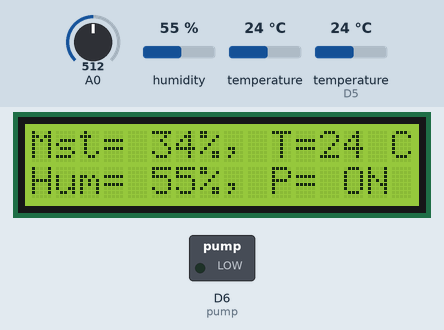
A sketch run on a simulated ESP8266 (NodeMCU). Shown: 16×2 character LCD, switched loads named in the sketch (green lamp = pin HIGH). Inputs (shaded band) come from the test bench; at power-on: A0 = 512, humidity 55 %, temperature (sensor on D5) 24 °C, temperature 24 °C. WiFi joins after 1.5 s; servers stay silent unless stated; uploads are accepted with an empty reply; what the sketch prints to the serial monitor is not drawn.

Above: at 6.0 s.
6.1 s: A0 set to 481
At 6.9 s:
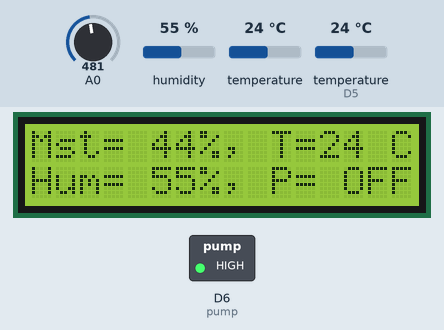
7.9 s: humidity set to 22 %
At 11.0 s:
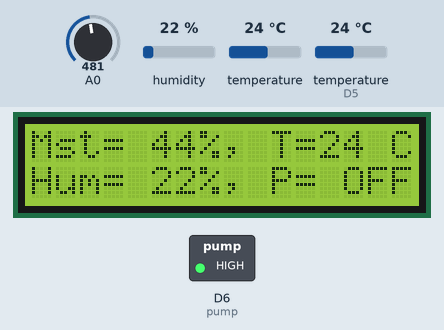
11.3 s: temperature (sensor on D5) set to 12 °C
At 13.0 s:
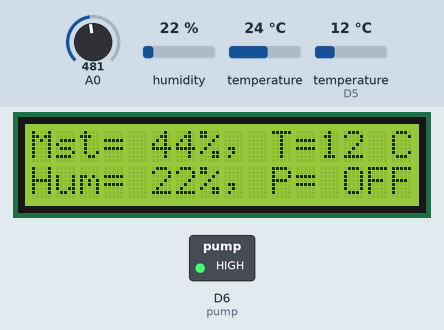
13.5 s: humidity set to 40 %
At 15.0 s:
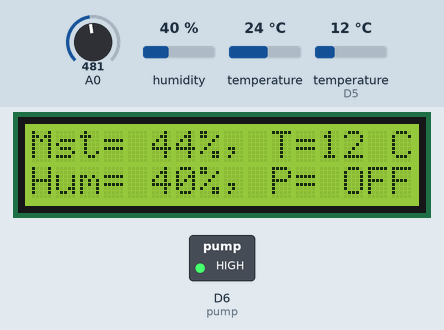
15.6 s: temperature (sensor on D5) set to 19 °C
At 17.0 s:
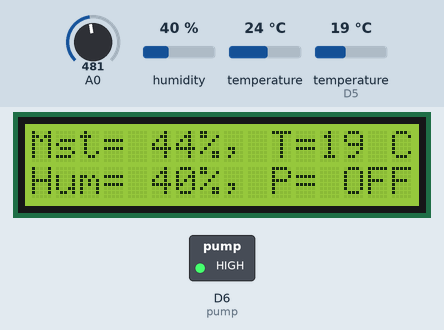
17.8 s: A0 set to 306
At 19.0 s:
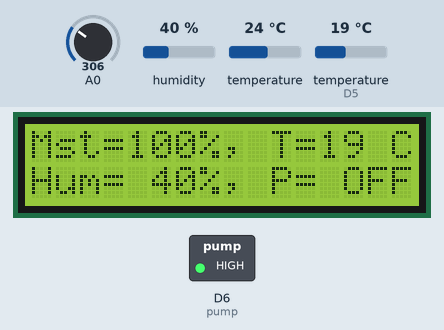
Timing chart, 0 to 20.8 s (numbered marks = the images above; inputs shaded):
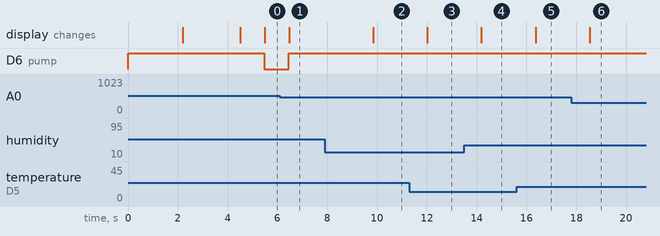

Measured:
- the behaviour switches between 489 and 488 on A0 (found by bisection; images 0 and 1)
- after the input at 6.1 s, D6 (pump): LOW → HIGH after 0.35 s; the display: changes after 0.37 s (image 1)
- after the input at 7.9 s, the display: changes after 1.9 s (image 2)
- after the input at 11.3 s, the display: changes after 0.72 s (image 3)
- after the input at 13.5 s, the display: changes after 0.69 s (image 4)
- after the input at 15.6 s, the display: changes after 0.77 s (image 5)
- after the input at 17.8 s, the display: changes after 0.74 s (image 6)

The sketch:

http1.ino
```cpp
#include <ESP8266WiFi.h>
#include <ESP8266WebServer.h>
#include <DallasTemperature.h>
#include <OneWire.h>
#include <DHT.h>
#include <LiquidCrystal_I2C.h>
#include <ESP8266HTTPClient.h>
#include <WiFiClient.h>
#include <ArduinoJson.h>

// ==== DEFINISI PIN & KONSTANTA ====
#define ONE_WIRE_BUS D5
#define DHTPIN D3
#define DHTTYPE DHT11
#define pump D6 // Relay aktif LOW

const int AirValue = 620;
const int WaterValue = 310;

// ==== VARIABEL ====
int soilMoistureValue = 0;
int soilmoist = 0;
int humi = 0, temp = 0;
int sistem = 1; // 1 = otomatis, 0 = manual
int pompaStatus = 0; // 1 = ON, 0 = OFF

// ==== INISIALISASI SENSOR & LCD ====
DHT dht(DHTPIN, DHTTYPE);
OneWire oneWire(ONE_WIRE_BUS);
DallasTemperature sensors(&oneWire);
LiquidCrystal_I2C lcd(0x27, 16, 2);

// ==== KREDENSIAL WIFI ====
const char* ssid = "Nebeng";
const char* password = "26262626";

// ==== ALAMAT SERVER ====
const char* server_host = "192.168.1.3"; // Ganti sesuai IP server Anda

ESP8266WebServer server(80);

// ==== LOGIKA FUZZY SUGENO ====
float fuzzyKering(int x) {
  if (x <= 30) return 1;
  else if (x >= 50) return 0;
  else return (50 - x) / 20.0;
}

float fuzzyNormal(int x) {
  if (x < 30 || x > 70) return 0;
  else if (x <= 50) return (x - 30) / 20.0;
  else return (70 - x) / 20.0;
}

float fuzzyBasah(int x) {
  if (x <= 60) return 0;
  else if (x >= 80) return 1;
  else return (x - 60) / 20.0;
}

float fuzzySugenoPump(int soil) {
  float μ_kering = fuzzyKering(soil);
  float μ_normal = fuzzyNormal(soil);
  float μ_basah  = fuzzyBasah(soil);

  float atas = (μ_kering * 1.0) + (μ_normal * 0.0) + (μ_basah * 0.0);
  float bawah = μ_kering + μ_normal + μ_basah;

  if (bawah == 0) return 0;
  return atas / bawah;
}

// ==== HANDLER HTTP (untuk akses lokal/manual) ====
void addCORSHeaders() {
  server.sendHeader("Access-Control-Allow-Origin", "*");
  server.sendHeader("Access-Control-Allow-Methods", "GET, POST, OPTIONS");
  server.sendHeader("Access-Control-Allow-Headers", "Content-Type");
  server.sendHeader("Access-Control-Allow-Credentials", "true");
}

void handleRoot() {
  addCORSHeaders();
  String html = "<html><head><title>Smart Garden</title></head><body>";
  html += "<h1>Smart Garden Control</h1>";
  html += "<p>Mode: " + String(sistem ? "AUTO" : "MANUAL") + "</p>";
  html += "<p>Pump Status: " + String(pompaStatus ? "ON" : "OFF") + "</p>";
  html += "<p><a href=\"/auto/on\">Auto ON</a> | <a href=\"/auto/off\">Auto OFF</a></p>";
  html += "<p><a href=\"/pump/on\">Pump ON</a> | <a href=\"/pump/off\">Pump OFF</a></p>";
  html += "<p><a href=\"/status\">Sensor Status</a></p>";
  html += "</body></html>";
  server.send(200, "text/html", html);
}

void handleAutoOn() {
  addCORSHeaders();
  sistem = 1;
  server.send(200, "text/plain", "Mode AUTO diaktifkan");
}

void handleAutoOff() {
  addCORSHeaders();
  sistem = 0;
  server.send(200, "text/plain", "Mode MANUAL diaktifkan");
}

void handlePumpOn() {
  addCORSHeaders();
  if (sistem == 0) {
    digitalWrite(pump, LOW); // Relay aktif LOW
    pompaStatus = 1;
    lcd.setCursor(13, 1);
    lcd.print("ON ");
    server.send(200, "text/plain", "Pompa ON");
  } else {
    server.send(200, "text/plain", "Pompa dikontrol otomatis");
  }
}

void handlePumpOff() {
  addCORSHeaders();
  if (sistem == 0) {
    digitalWrite(pump, HIGH); // Relay aktif LOW
    pompaStatus = 0;
    lcd.setCursor(13, 1);
    lcd.print("OFF");
    server.send(200, "text/plain", "Pompa OFF");
  } else {
    server.send(200, "text/plain", "Pompa dikontrol otomatis");
  }
}

void handleStatus() {
  addCORSHeaders();
  String json = "{";
  json += "\"temperature\":" + String(temp) + ",";
  json += "\"soilMoisture\":" + String(soilmoist) + ",";
  json += "\"humidity\":" + String(humi) + ",";
  json += "\"mode\":" + String(sistem) + ",";
  json += "\"pumpStatus\":" + String(pompaStatus);
  json += "}";
  server.send(200, "application/json", json);
}

void setup() {
  Serial.begin(9600);
  sensors.begin();
  dht.begin();
  pinMode(pump, OUTPUT);
  digitalWrite(pump, HIGH); // Pompa OFF default (relay aktif LOW)

  lcd.begin(16, 2);
  lcd.init();
  lcd.backlight();
  lcd.setCursor(0, 0);
  lcd.print("  Smart Garden   ");
  lcd.setCursor(0, 1);
  lcd.print("    SIRAMIN   ");
  delay(2000);
  lcd.clear();

  lcd.print("Mst=   %, T=   C");
  lcd.setCursor(0, 1);
  lcd.print("Hum=   %, P=  ");

  WiFi.begin(ssid, password);
  Serial.print("Connecting to WiFi");
  while (WiFi.status() != WL_CONNECTED) {
    delay(500);
    Serial.print(".");
  }
  Serial.println("");
  Serial.print("Connected! IP address: ");
  Serial.println(WiFi.localIP());

  server.on("/", handleRoot);
  server.on("/auto/on", handleAutoOn);
  server.on("/auto/off", handleAutoOff);
  server.on("/pump/on", handlePumpOn);
  server.on("/pump/off", handlePumpOff);
  server.on("/status", handleStatus);

  server.onNotFound([]() {
    if (server.method() == HTTP_OPTIONS) {
      addCORSHeaders();
      server.send(204);
    } else {
      server.send(404);
    }
  });

  server.begin();

  // Initial sensor read and LCD update
  sensors.requestTemperatures();
  temp = sensors.getTempCByIndex(0);

  soilMoistureValue = analogRead(A0);
  soilmoist = map(soilMoistureValue, AirValue, WaterValue, 0, 100);
  soilmoist = constrain(soilmoist, 0, 100);

  float h = dht.readHumidity();
  if (!isnan(h)) {
    humi = (int)h;
  }

  lcd.setCursor(12, 0);
  if (temp < 10) lcd.print(" ");
  lcd.print(temp);
  lcd.print(" ");

  lcd.setCursor(4, 0);
  if (soilmoist < 10) lcd.print("  ");
  else if (soilmoist < 100) lcd.print(" ");
  lcd.print(soilmoist);

  lcd.setCursor(4, 1);
  if (humi < 10) lcd.print("  ");
  else if (humi < 100) lcd.print(" ");
  lcd.print(humi);

  lcd.setCursor(13, 1);
  if (pompaStatus == 1) {
    lcd.print("ON ");
  } else {
    lcd.print("OFF");
  }
}

unsigned long previousSensorMillis = 0;
const long sensorInterval = 1000; // 1 detik untuk baca sensor & kirim data
unsigned long previousStatusMillis = 0;
const long statusInterval = 2000; // 2 detik untuk cek status dari web

void loop() {
  server.handleClient();

  // Reconnect WiFi if disconnected
  if (WiFi.status() != WL_CONNECTED) {
    Serial.println("WiFi disconnected. Reconnecting...");
    WiFi.disconnect();
    WiFi.begin(ssid, password);
    int retryCount = 0;
    while (WiFi.status() != WL_CONNECTED && retryCount < 20) {
      delay(500);
      Serial.print(".");
      retryCount++;
    }
    if (WiFi.status() == WL_CONNECTED) {
      Serial.println("Reconnected to WiFi");
    } else {
      Serial.println("Failed to reconnect to WiFi");
    }
  }

  unsigned long currentMillis = millis();

  // Ambil status mode & pompa dari web setiap 2 detik
  if (currentMillis - previousStatusMillis >= statusInterval) {
    previousStatusMillis = currentMillis;
    if (WiFi.status() == WL_CONNECTED) {
      HTTPClient http;
      String url = String("http://") + server_host + "/SG/get_status.php";
      WiFiClient client;
      http.begin(client, url);
      int httpCode = http.GET();
      if (httpCode == 200) {
        String payload = http.getString();
        DynamicJsonDocument doc(256);
        DeserializationError error = deserializeJson(doc, payload);
        if (!error) {
          String mode = doc["mode"];
          String status = doc["status"];
          sistem = (mode == "otomatis") ? 1 : 0;
          if (sistem == 0) {
            if (status == "ON") {
              digitalWrite(pump, LOW);
              pompaStatus = 1;
            } else {
              digitalWrite(pump, HIGH);
              pompaStatus = 0;
            }
          }
        }
      }
      http.end();
    }
  }

  // Baca sensor & kirim data ke server setiap 1 detik
  if (currentMillis - previousSensorMillis >= sensorInterval) {
    previousSensorMillis = currentMillis;

    sensors.requestTemperatures();
    temp = sensors.getTempCByIndex(0);

    soilMoistureValue = analogRead(A0);
    soilmoist = map(soilMoistureValue, AirValue, WaterValue, 0, 100);
    soilmoist = constrain(soilmoist, 0, 100);

    float h = dht.readHumidity();
    if (!isnan(h)) {
      humi = (int)h;
    }

const float fuzzyOnThreshold = 0.7;  // Ambang atas (pompa menyala)
const float fuzzyOffThreshold = 0.4; // Ambang bawah (pompa mati)

// Mode otomatis → fuzzy logic dengan hysteresis
if (sistem == 1) {
  float hasilFuzzy = fuzzySugenoPump(soilmoist);
  if (pompaStatus == 0 && hasilFuzzy >= fuzzyOnThreshold) {
    digitalWrite(pump, LOW);  // Pompa ON
    pompaStatus = 1;
    lcd.setCursor(13, 1);
    lcd.print("ON ");
  } else if (pompaStatus == 1 && hasilFuzzy <= fuzzyOffThreshold) {
    digitalWrite(pump, HIGH); // Pompa OFF
    pompaStatus = 0;
    lcd.setCursor(13, 1);
    lcd.print("OFF");
  }
}

    // Update LCD sensor values
    lcd.setCursor(12, 0);
    if (temp < 10) lcd.print(" ");
    lcd.print(temp);
    lcd.print(" ");

    lcd.setCursor(4, 0);
    if (soilmoist < 10) lcd.print("  ");
    else if (soilmoist < 100) lcd.print(" ");
    lcd.print(soilmoist);

    lcd.setCursor(4, 1);
    if (humi < 10) lcd.print("  ");
    else if (humi < 100) lcd.print(" ");
    lcd.print(humi);

    // Kirim data sensor ke server PHP
    if (WiFi.status() == WL_CONNECTED) {
      HTTPClient http;
      String serverPath = String("http://") + server_host + "/SG/input_data.php";
      serverPath += "?suhu_ds18b20=" + String(temp);
      serverPath += "&kelembaban_tanah=" + String(soilmoist);
      serverPath += "&suhu_dht11=" + String(humi); // Adjusted to send correct air temperature
      serverPath += "&kelembaban_dht11=" + String(humi);

      WiFiClient client;
      http.begin(client, serverPath);
      int httpResponseCode = http.GET();
      http.end();
    }

    // Debug serial
    Serial.print("Temp: "); Serial.println(temp);
    Serial.print("Soil: "); Serial.println(soilmoist);
    Serial.print("Humi: "); Serial.println(humi);
    Serial.print("Pompa: "); Serial.println(pompaStatus ? "ON" : "OFF");
    Serial.print("Mode: "); Serial.println(sistem ? "AUTO" : "MANUAL");
  }
}
```
